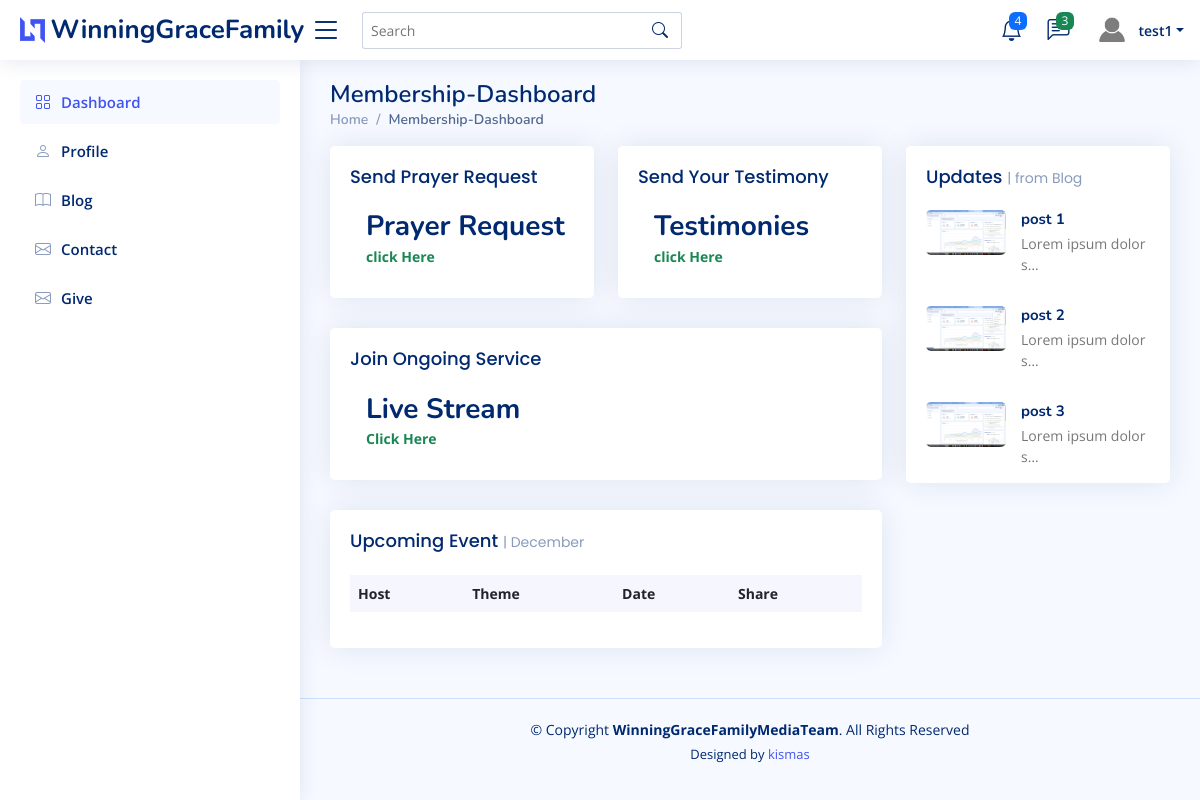
The app's page /member/ (signed in) with its own data.
### wgfapp/models.py (models this page shows, shortened)
class Member(models.Model):
    CATEGORY = (
        ('Hebrew Women', 'Hebrew Women'),
        ('Excellent Men', 'Excellent Men'),
        ('Great Youth', 'Great Youth'),
        ('Eminence Children', 'Eminence Children'),
    )
    user = models.OneToOneField(User, null=True, on_delete=models.CASCADE)
    profile_pic = models.ImageField(default="profile2.png", null=True, blank=True)
    firstname = models.CharField(max_length=200, null=True, blank=True)
    middlename = models.CharField(max_length=200, null=True, blank=True)
    lastname = models.CharField(max_length=200, null=True, blank=True)
    country = models.CharField(max_length=200, null=True, blank=True)
    state = models.CharField(max_length=200, null=True, blank=True)
    address = models.CharField(max_length=200, null=True, blank=True)
    username = models.CharField(max_length=200, null=True, blank=True)
    phone = models.CharField(max_length=200, null=True, blank=True)
    email = models.CharField(max_length=200, null=True, blank=True)
    twitter_profile = models.CharField(max_length=200, null=True, blank=True)
    facebook_profile = models.CharField(max_length=200, null=True, blank=True)
    instagram_profile = models.CharField(max_length=200, null=True, blank=True)
    department = models.CharField(max_length=200, null=True, choices=CATEGORY, blank=True)
    date_created = models.DateTimeField(max_length=200, null=True, blank=True)

class Post(models.Model):
    title = models.CharField(max_length=155)
    author = models.ForeignKey(User, on_delete=models.CASCADE)
    post_id = models.UUIDField(default=uuid.uuid4, primary_key=True, editable=False)
    blog_img = models.ImageField(upload_to='images', null=True, blank=True)
    body = models.TextField(max_length=5000)
    created = models.DateTimeField(auto_now_add=True)
    modefied = models.DateTimeField(auto_now=True)
    slug = models.SlugField(null=True)
    category = models.ForeignKey('Category', on_delete=models.SET_NULL, null=True)

### wgfapp/decorators.py (the view)
        def wrapper_func(request, *args, **kwargs):
            group = None
            if request.user.groups.exists():
                group = request.user.groups.all()[0].name
            if group in allowed_roles:
                return view_func(request, *args, **kwargs)
            else:
                return HttpResponse('you are not authorized to view this page')

### wgfapp/views.py (called while the page is built)
@login_required(login_url='loginpage')
@allowed_users(allowed_roles=['member'])
def memberPage(request):
    posts = Post.objects.all()[:3]
    events = Event.objects.all()
    context = {'posts': posts, 'events': events}
    return render(request, 'htmlfiles/member.html', context)

### wgfapp/templates/htmlfiles/member.html (shortened to what this page needs)
{% load static %}
<!DOCTYPE html>
<html lang="en">
<head>
  <link href="{% static 'assetshome/vendor/bootstrap/css/bootstrap.min.css' %}" rel="stylesheet">
  <link href="{% static 'assetshome/vendor/bootstrap-icons/bootstrap-icons.css' %}" rel="stylesheet">
  <link href="{% static 'assetshome/vendor/boxicons/css/boxicons.min.css' %}" rel="stylesheet">
  <link href="{% static 'assetshome/vendor/quill/quill.snow.css' %}" rel="stylesheet">
  <link href="{% static 'assetshome/vendor/quill/quill.bubble.css' %}" rel="stylesheet">
  <link href="{% static 'assetshome/vendor/remixicon/remixicon.css' %}" rel="stylesheet">
  <link href="{% static 'assetshome/vendor/simple-datatables/style.css' %}" rel="stylesheet">
  <link href="{% static 'assetshome/css/style.css' %}" rel="stylesheet">
</head>
<body>
  <header id="header" class="header fixed-top d-flex align-items-center">
    <div class="d-flex align-items-center justify-content-between">
      <a href="#" class="logo d-flex align-items-center">
        <img src="assetshome/img/logo.png" alt="">
        <span class="d-none d-lg-block">WinningGraceFamily</span>
      </a>
      <i class="bi bi-list toggle-sidebar-btn"></i>
    </div>
    <div class="search-bar">
      <form class="search-form d-flex align-items-center" method="POST" action="#">
        <input type="text" name="query" placeholder="Search" title="Enter search keyword">
        <button type="submit" title="Search"><i class="bi bi-search"></i></button>
      </form>
    </div>
    <nav class="header-nav ms-auto">
      <ul class="d-flex align-items-center">
        <li class="nav-item dropdown">
          <a class="nav-link nav-icon" href="#" data-bs-toggle="dropdown">
            <i class="bi bi-bell"></i>
            <span class="badge bg-primary badge-number">4</span>
          </a>
        </li>
        <li class="nav-item dropdown">
          <a class="nav-link nav-icon" href="#" data-bs-toggle="dropdown">
            <i class="bi bi-chat-left-text"></i>
            <span class="badge bg-success badge-number">3</span>
          </a>
        </li>
        <li class="nav-item dropdown pe-3">
          <a class="nav-link nav-profile d-flex align-items-center pe-0" href="#" data-bs-toggle="dropdown">
            <img src="{{request.user.member.profile_pic.url}}" alt="Profile" class="rounded-circle">
            <span class="d-none d-md-block dropdown-toggle ps-2">{{request.user}}</span>
          </a>
        </li>
      </ul>
    </nav>
  </header>
  <aside id="sidebar" class="sidebar">
    <ul class="sidebar-nav" id="sidebar-nav">
      <li class="nav-item">
        <a class="nav-link " href="{% url 'homepage' %}">
          <i class="bi bi-grid"></i>
          <span>Dashboard</span>
        </a>
      </li>
      <li class="nav-item">
        <a class="nav-link collapsed" href="{% url 'profilepage' %}">
          <i class="bi bi-person"></i>
          <span>Profile</span>
        </a>
      </li>
      <li class="nav-item">
        <a class="nav-link collapsed" href="{% url 'bloghomepage' %}">
          <i class="bi bi-book"></i>
          <span>Blog</span>
        </a>
      </li>
      <li class="nav-item">
        <a class="nav-link collapsed" href="{% url 'contactpage' %}">
          <i class="bi bi-envelope"></i>
          <span>Contact</span>
        </a>
      </li>
      <li class="nav-item">
        <a class="nav-link collapsed" href="#">
          <i class="bi bi-envelope"></i>
          <span>Give</span>
        </a>
      </li>
    </ul>
  </aside>
  <main id="main" class="main">
    <div class="pagetitle">
      <h1>Membership-Dashboard</h1>
      <nav>
        <ol class="breadcrumb">
          <li class="breadcrumb-item"><a href="{% static 'home.html' %}">Home</a></li>
          <li class="breadcrumb-item active">Membership-Dashboard</li>
        </ol>
      </nav>
    </div>
    <section class="section dashboard">
      <div class="row">
        <div class="col-lg-8">
          <div class="row">
            <div class="col-xxl-4 col-md-6">
              <div class="card info-card sales-card">
                <div class="card-body">
                  <h5 class="card-title">Send Prayer Request </h5>
                  <div class="d-flex align-items-center">
                    <div class="ps-3">
                      <h6>Prayer Request</h6>
                       <a href="{% url 'prayerpage' %}"><span
                          class="text-success small pt-1 fw-bold">click Here</span></a>
                    </div>
                  </div>
                </div>
              </div>
            </div>
            <div class="col-xxl-4 col-md-6">
              <div class="card info-card revenue-card">
                <div class="card-body">
                  <h5 class="card-title">Send Your Testimony </h5>
                  <div class="d-flex align-items-center">
                    <div class="ps-3">
                      <h6>Testimonies</h6>
                       <a href="{% url 'testimonypage' %}"><span
                          class="text-success small pt-1 fw-bold">click Here</span></a>
                    </div>
                  </div>
                </div>
              </div>
            </div>
            <div class="col-xxl-4 col-xl-12">
              <div class="card info-card customers-card">
                <div class="card-body">
                  <h5 class="card-title"> Join Ongoing Service </h5>
                  <div class="d-flex align-items-center">
                    <div class="ps-3">
                      <h6>Live Stream</h6>
                       <a href="#"><span
                          class="text-success small pt-1 fw-bold">Click Here</span></a>
                    </div>
                  </div>
                </div>
              </div>
            </div>
            <div class="col-12">
              <div class="card recent-sales overflow-auto">
                <div class="card-body">
                  <h5 class="card-title">Upcoming Event <span>| December</span></h5>
                  <table class="table table-borderless datatable">
                    <thead>
                      <tr>
                        <th scope="col">Host</th>
                        <th scope="col">Theme</th>
                        <th scope="col">Date</th>
                        <th scope="col">Share</th>
                      </tr>
                    </thead>
                  </table>
                </div>
              </div>
            </div>
          </div>
        </div>
        <div class="col-lg-4">
          <div class="card">
            <div class="card-body pb-0">
              <h5 class="card-title"> Updates <span>| from Blog</span></h5>
              <div class="news">
                {% for post in posts %}
                <div class="post-item clearfix">
                  <img src="{{ post.blog_img.url }}" alt="">
                  <h4><a href="#">{{post.title}}</a></h4>
                  <p>{{post.body | truncatechars:20}}</p>
                </div>
                {% endfor %}
              </div>
            </div>
          </div>
        </div>
      </div>
    </section>
  </main>
  <footer id="footer" class="footer">
    <div class="copyright">
      &copy; Copyright <strong><span>WinningGraceFamilyMediaTeam</span></strong>. All Rights Reserved
    </div>
    <div class="credits">
      Designed by <a href="#">kismas</a>
    </div>
  </footer>
</body>
</html>

### static/assetshome/css/style.css (style rules this page uses)
:root { scroll-behavior: smooth; }
body { font-family: "Open Sans", sans-serif; background: #f6f9ff; color: #444444; }
a { color: #4154f1; text-decoration: none; }
h1, h2, h3, h4, h5, h6 { font-family: "Nunito", sans-serif; }
#main { margin-top: 60px; padding: 20px 30px; transition: all 0.3s; }
.pagetitle { margin-bottom: 10px; }
.pagetitle h1 { font-size: 24px; margin-bottom: 0; font-weight: 600; color: #012970; }
.card { margin-bottom: 30px; border: none; border-radius: 5px; box-shadow: 0px 0 30px rgba(1, 41, 112, 0.1); }
.card-title { padding: 20px 0 15px 0; font-size: 18px; font-weight: 500; color: #012970; font-family: "Poppins", sans-serif; }
.card-title span { color: #899bbd; font-size: 14px; font-weight: 400; }
.card-body { padding: 0 20px 20px 20px; }
.breadcrumb { font-size: 14px; font-family: "Nunito", sans-serif; color: #899bbd; font-weight: 600; }
.breadcrumb a { color: #899bbd; transition: 0.3s; }
.breadcrumb .breadcrumb-item::before { color: #899bbd; }
.breadcrumb .active { color: #51678f; font-weight: 600; }
.logo { line-height: 1; }
@media (min-width: 1200px) { .logo { width: 280px; } }
.logo img { max-height: 26px; margin-right: 6px; }
.logo span { font-size: 26px; font-weight: 700; color: #012970; font-family: "Nunito", sans-serif; }
.header { transition: all 0.5s; z-index: 997; height: 60px; box-shadow: 0px 2px 20px rgba(1, 41, 112, 0.1); background-color: #fff; padding-left: 20px; }
.header .toggle-sidebar-btn { font-size: 32px; padding-left: 10px; cursor: pointer; color: #012970; }
.header .search-bar { min-width: 360px; padding: 0 20px; }
.header .search-form { width: 100%; }
.header .search-form input { border: 0; font-size: 14px; color: #012970; border: 1px solid rgba(1, 41, 112, 0.2); padding: 7px 38px 7px 8px; border-radius: 3px; transition: 0.3s; width: 100%; }
.header .search-form button { border: 0; padding: 0; margin-left: -30px; background: none; }
.header .search-form button i { color: #012970; }
.header-nav ul { list-style: none; }
.header-nav>ul { margin: 0; padding: 0; }
.header-nav .nav-icon { font-size: 22px; color: #012970; margin-right: 25px; position: relative; }
.header-nav .nav-profile { color: #012970; }
.header-nav .nav-profile img { max-height: 36px; }
.header-nav .nav-profile span { font-size: 14px; font-weight: 600; }
.header-nav .badge-number { position: absolute; inset: -2px -5px auto auto; font-weight: normal; font-size: 12px; padding: 3px 6px; }
.sidebar { position: fixed; top: 60px; left: 0; bottom: 0; width: 300px; z-index: 996; transition: all 0.3s; padding: 20px; overflow-y: auto; scrollbar-width: thin; scrollbar-color: #aab7cf transparent; box-shadow: 0px 0px 20px rgba(1, 41, 112, 0.1); background-color: #fff; }
@media (min-width: 1200px) { #main, #footer { margin-left: 300px; } }
.sidebar-nav { padding: 0; margin: 0; list-style: none; }
.sidebar-nav li { padding: 0; margin: 0; list-style: none; }
.sidebar-nav .nav-item { margin-bottom: 5px; }
.sidebar-nav .nav-link { display: flex; align-items: center; font-size: 15px; font-weight: 600; color: #4154f1; transition: 0.3; background: #f6f9ff; padding: 10px 15px; border-radius: 4px; }
.sidebar-nav .nav-link i { font-size: 16px; margin-right: 10px; color: #4154f1; }
.sidebar-nav .nav-link.collapsed { color: #012970; background: #fff; }
.sidebar-nav .nav-link.collapsed i { color: #899bbd; }
.dashboard .info-card { padding-bottom: 10px; }
.dashboard .info-card h6 { font-size: 28px; color: #012970; font-weight: 700; margin: 0; padding: 0; }
.dashboard .news .post-item+.post-item { margin-top: 15px; }
.dashboard .news img { width: 80px; float: left; border-radius: 5px; }
.dashboard .news h4 { font-size: 15px; margin-left: 95px; font-weight: bold; margin-bottom: 5px; }
.dashboard .news h4 a { color: #012970; transition: 0.3s; }
.dashboard .news p { font-size: 14px; color: #777777; margin-left: 95px; }
.dashboard .recent-sales { font-size: 14px; }
.dashboard .recent-sales .table thead { background: #f6f6fe; }
.dashboard .recent-sales .table thead th { border: 0; }
.footer { padding: 20px 0; font-size: 14px; transition: all 0.3s; border-top: 1px solid #cddfff; }
.footer .copyright { text-align: center; color: #012970; }
.footer .credits { padding-top: 5px; text-align: center; font-size: 13px; color: #012970; }

### records on screen
Post: blog_img (picture), title "post 1", body "Lorem ipsum dolor s…"
Post: blog_img (picture), title "post 2", body "Lorem ipsum dolor s…"
Post: blog_img (picture), title "post 3", body "Lorem ipsum dolor s…"

### other values on screen
{{ request.user }} "test1"
